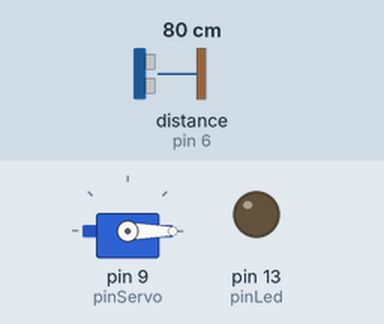
This sketch was run on a simulated Arduino Uno, built with avr-gcc and run on an emulated ATmega328P. Shown: servo, output pins drawn as LEDs (lit = HIGH). Wiring (inferred from the names in the program): ultrasonic range finder: trigger pin 7; echo pin 6. The inputs (shaded band) are chosen by the test bench; at power-on: distance to the obstacle (sensor on pin 6) 80 cm. The echo pulse lasts 58.3 µs per cm; pins used as bus, display or sensor lines are not drawn.

Above: at 1.3 s.
1.4 s: distance to the obstacle (sensor on pin 6) set to 12 cm
2.9 s: distance to the obstacle (sensor on pin 6) set to 9 cm
At 4.4 s:
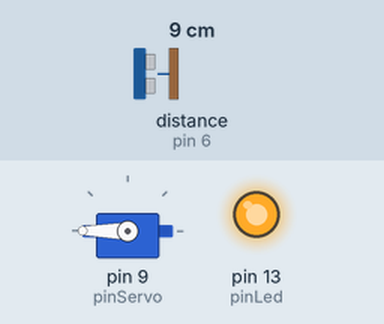
Timing chart, 0 to 5.9 s (numbered marks = the images above; inputs shaded):
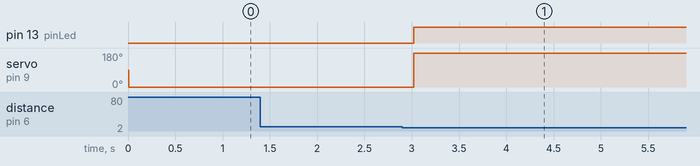

The sketch:

Auto_TrashCan.ino
```cpp
#include <Servo.h>

#define OPEN  180
#define CLOSE 0

int pinTrig = 7;
int pinEcho = 6;
int pinServo = 9;
int pinLed= 13;
int state = CLOSE;

Servo servo;

void setup() {
  servo.attach(pinServo);
  pinMode(pinTrig, OUTPUT);
  pinMode(pinEcho, INPUT);
  pinMode(pinLed, OUTPUT);
}

void loop() {
  long val = distance();
  if(val < 100) {
    state = OPEN;
    digitalWrite(pinLed, HIGH);
  } else {
    state = CLOSE;
    digitalWrite(pinLed, LOW);
  }

  servo.write(state);

  if(state == OPEN) {
    delay(5*1000);
  } else {
    delay(500);
  }
}

long distance() {
  digitalWrite(pinTrig, LOW);
  delayMicroseconds(2);
  digitalWrite(pinTrig, HIGH);
  delayMicroseconds(10);
  digitalWrite(pinTrig, LOW); 

  long val= pulseIn(pinEcho, HIGH) * 17 / 100; 
  return val;
}
```

Measured:
- the behaviour switches between 11 and 10 cm on distance to the obstacle (sensor on pin 6) (found by bisection; images 0 and 1)
- after the input at 1.4 s, every drawn part: stays the same
- after the input at 2.9 s, pin 13 (pinLed): LOW → HIGH after 0.12 s; servo on pin 9 (pinServo): 0° → 180° after 0.12 s
